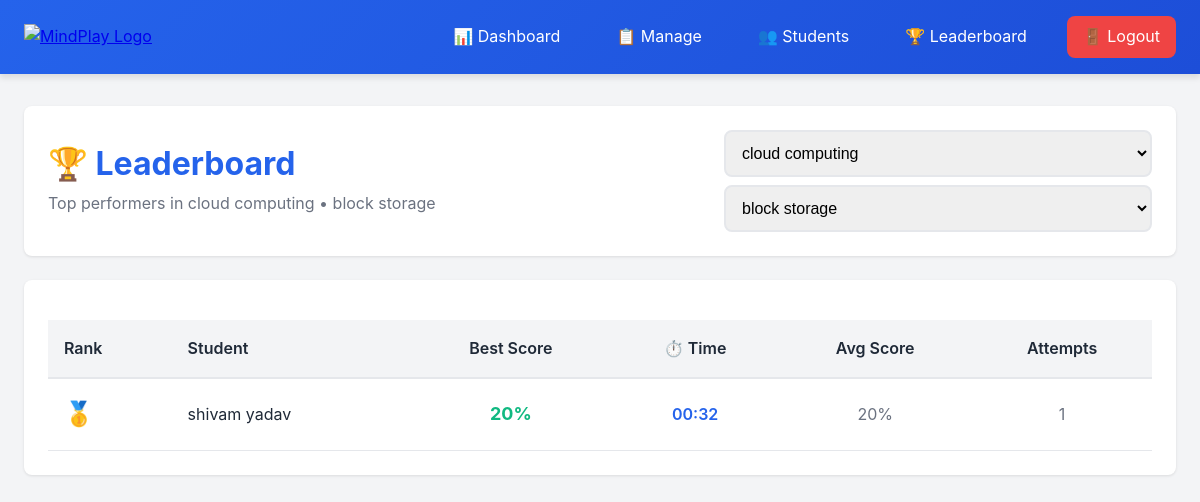
/leaderboard.php (signed in), run on the app's committed database.
### tables this page shows
CREATE TABLE `subjects` (
  `id` int(11) NOT NULL,
  `subject_name` varchar(100) DEFAULT NULL,
  `description` text DEFAULT NULL COMMENT 'Subject description'
);

CREATE TABLE `syllabus` (
  `id` int(11) NOT NULL,
  `subject_id` int(11) DEFAULT NULL,
  `topic` varchar(150) DEFAULT NULL,
  `content` text DEFAULT NULL
);

CREATE TABLE `users` (
  `id` int(11) NOT NULL,
  `name` varchar(100) DEFAULT NULL,
  `email` varchar(100) DEFAULT NULL,
  `password` varchar(255) DEFAULT NULL,
  `role` enum('admin','student') DEFAULT 'student',
  `last_login` timestamp NULL DEFAULT NULL COMMENT 'Last login timestamp',
  `created_at` timestamp NULL DEFAULT current_timestamp() COMMENT 'Account creation timestamp'
);

### session.php (called while the page is built, shortened)
<?php
function currentUserId() {
    return $_SESSION['user_id'] ?? null;
}
function currentUserRole() {
    return $_SESSION['user_role'] ?? null;
}

### leaderboard.php (the view, shortened to what this page needs)
<?php
require_once __DIR__ . '/../config/session.php';
require_once __DIR__ . '/../config/db.php';
$is_admin = (currentUserRole() === 'admin');
$subject_id = isset($_GET['subject_id']) ? intval($_GET['subject_id']) : 0;
$syllabus_id = isset($_GET['syllabus_id']) ? intval($_GET['syllabus_id']) : 0;
$subjects_query = $conn->query("SELECT id, subject_name FROM subjects ORDER BY subject_name");
if($subject_id == 0 && $subjects_query->num_rows > 0){
    $first_subject = $subjects_query->fetch_assoc();
    $subject_id = $first_subject['id'];
    $subjects_query->data_seek(0);
}
$stmt = $conn->prepare("SELECT * FROM subjects WHERE id = ?");
$stmt->bind_param("i", $subject_id);
$stmt->execute();
$subject_result = $stmt->get_result();
$topics = [];
$topic_name = 'No Topic';
if($subject_result->num_rows == 0){
    $subject = ['subject_name' => 'No Subject'];
    $leaderboard_data = [];
} else {
    $subject = $subject_result->fetch_assoc();
    $topics_stmt = $conn->prepare("SELECT id, topic FROM syllabus WHERE subject_id = ? ORDER BY topic");
    $topics_stmt->bind_param("i", $subject_id);
    $topics_stmt->execute();
    $topics_result = $topics_stmt->get_result();
    while($row = $topics_result->fetch_assoc()){
        $topics[] = $row;
    }
    if(count($topics) > 0){
        if($syllabus_id == 0){
            $syllabus_id = $topics[0]['id'];
        }
        foreach($topics as $t){
            if($t['id'] == $syllabus_id){
                $topic_name = $t['topic'];
                break;
            }
        }
        $leaderboard_query = "
            SELECT
                u.id,
                u.name,
                MAX(r.score) as best_score,
                COUNT(r.id) as total_attempts,
                AVG(r.score) as avg_score,
                MIN(CASE WHEN r.score = (SELECT MAX(score) FROM results WHERE user_id = u.id AND syllabus_id = ?)
                         THEN NULLIF(r.time_taken, 0) END) as best_time,
                MAX(r.created_at) as last_attempt
            FROM results r
            JOIN users u ON r.user_id = u.id
            WHERE r.syllabus_id = ? AND u.role = 'student'
            GROUP BY u.id, u.name
            ORDER BY best_score DESC,
                     CASE WHEN MIN(CASE WHEN r.score = (SELECT MAX(score) FROM results WHERE user_id = u.id AND syllabus_id = ?)
                                        THEN NULLIF(r.time_taken, 0) END) IS NULL THEN 1 ELSE 0 END,
                     MIN(CASE WHEN r.score = (SELECT MAX(score) FROM results WHERE user_id = u.id AND syllabus_id = ?)
                         THEN NULLIF(r.time_taken, 0) END) ASC,
                     avg_score DESC
            LIMIT 50
        ";
        $stmt = $conn->prepare($leaderboard_query);
        $stmt->bind_param("iiii", $syllabus_id, $syllabus_id, $syllabus_id, $syllabus_id);
        $stmt->execute();
        $leaderboard_result = $stmt->get_result();
        $leaderboard_data = [];
        while($row = $leaderboard_result->fetch_assoc()){
            $leaderboard_data[] = $row;
        }
    } else {
        $leaderboard_data = [];
    }
}
$user_id = currentUserId();
?>
<!DOCTYPE html>
<html lang="en">
<head>
    <link rel="stylesheet" href="../assets/css/style.css">
</head>
<body>
    <?php
    if($is_admin) {
        include __DIR__ . '/../includes/admin_navbar.php';
    } else {
        include __DIR__ . '/../includes/student_navbar.php';
    }
    ?>
    <div class="container">
            <div class="card fade-in">
                <div class="flex justify-between items-center" style="flex-wrap: wrap; gap: 1.5rem;">
                    <div>
                        <h1 style="font-size: 2rem; font-weight: 700; color: var(--primary); margin-bottom: 0.5rem;">🏆 Leaderboard</h1>
                        <p style="color: var(--gray);">Top performers in <?php echo htmlspecialchars($subject['subject_name']); ?><?php echo $topic_name ? ' • ' . htmlspecialchars($topic_name) : ''; ?></p>
                    </div>
                    <div>
                        <form method="GET" action="leaderboard.php" style="display: flex; gap: 0.5rem; flex-wrap: wrap;">
                            <select name="subject_id" onchange="this.form.submit()" class="form-select" style="min-width: 200px;">
                                <?php while($subj = $subjects_query->fetch_assoc()): ?>
                                    <option value="<?php echo $subj['id']; ?>" <?php echo $subj['id'] == $subject_id ? 'selected' : ''; ?>>
                                        <?php echo htmlspecialchars($subj['subject_name']); ?>
                                    </option>
                                <?php endwhile; ?>
                            </select>
                            <select name="syllabus_id" onchange="this.form.submit()" class="form-select" style="min-width: 220px;" <?php echo count($topics) == 0 ? 'disabled' : ''; ?>>
                                <?php if(count($topics) == 0): ?>
                                    <option value="">No topics available</option>
                                <?php else: ?>
                                    <?php foreach($topics as $topic): ?>
                                        <option value="<?php echo $topic['id']; ?>" <?php echo $topic['id'] == $syllabus_id ? 'selected' : ''; ?>>
                                            <?php echo htmlspecialchars($topic['topic']); ?>
                                        </option>
                                    <?php endforeach; ?>
                                <?php endif; ?>
                            </select>
                        </form>
                    </div>
                </div>
            </div>
            <div class="card fade-in">
                <?php if(count($leaderboard_data) > 0): ?>
                <div class="table-container">
                <table>
                    <thead>
                        <tr>
                            <th>Rank</th>
                            <th>Student</th>
                            <th style="text-align: center;">Best Score</th>
                            <th style="text-align: center;">⏱️ Time</th>
                            <th style="text-align: center;">Avg Score</th>
                            <th style="text-align: center;">Attempts</th>
                        </tr>
                    </thead>
                    <tbody>
                        <?php
                        $rank = 1;
                        foreach($leaderboard_data as $student):
                            $is_current_user = ($student['id'] == $user_id);
                            $row_style = $is_current_user ? "background: #fef3c7; font-weight: 600;" : "";
                            $medal = '';
                            if($rank == 1) $medal = '🥇';
                            else if($rank == 2) $medal = '🥈';
                            else if($rank == 3) $medal = '🥉';
                        ?>
                        <tr <?php if($row_style) echo "style='$row_style'"; ?>>
                            <td style="font-size: 1.5rem;">
                                <?php echo $medal ?: "#{$rank}"; ?>
                            </td>
                            <td>
                                <?php echo htmlspecialchars($student['name']); ?>
                            </td>
                            <td style="text-align: center;">
                                <span style="font-weight: 700; color: var(--secondary); font-size: 1.125rem;">
                                    <?php echo round($student['best_score'], 1); ?>%
                                </span>
                            </td>
                            <td style="text-align: center;">
                                <span style="font-weight: 600; color: var(--primary);">
                                    <?php
                                    if($student['best_time'] && $student['best_time'] > 0) {
                                        $minutes = floor($student['best_time'] / 60);
                                        $seconds = $student['best_time'] % 60;
                                        echo sprintf("%02d:%02d", $minutes, $seconds);
                                    } else {
                                        echo 'N/A';
                                    }
                                    ?>
                                </span>
                            </td>
                            <td style="text-align: center; color: var(--gray);">
                                <?php echo round($student['avg_score'], 1); ?>%
                            </td>
                            <td style="text-align: center; color: var(--gray);">
                                <?php echo $student['total_attempts']; ?>
                            </td>
                        </tr>
                        <?php
                            $rank++;
                        endforeach;
                        ?>
                    </tbody>
                </table>
                </div>
                <?php endif; ?>
            </div>
    </div>
</body>
</html>

### style.css (style rules this page uses)
:root { --primary: #2563eb; --primary-dark: #1d4ed8; --secondary: #10b981; --secondary-dark: #059669; --danger: #ef4444; --danger-dark: #dc2626; --warning: #f59e0b; --info: #3b82f6; --dark: #1f2937; --light: #f3f4f6; --white: #ffffff; --gray: #6b7280; --gray-light: #e5e7eb; --shadow: 0 1px 3px rgba(0, 0, 0, 0.1); --shadow-md: 0 4px 6px rgba(0, 0, 0, 0.1); --shadow-lg: 0 10px 25px rgba(0, 0, 0, 0.15); --radius: 0.5rem; }
* { margin: 0; padding: 0; box-sizing: border-box; }
body { font-family: -apple-system, BlinkMacSystemFont, 'Segoe UI', 'Roboto', 'Oxygen', 'Ubuntu', sans-serif; background-color: var(--light); color: var(--dark); line-height: 1.6; }
h1, h2, h3, h4, h5, h6 { font-weight: 700; line-height: 1.2; margin-bottom: 1rem; }
h1 { font-size: 2.5rem; }
.container { max-width: 1200px; margin: 0 auto; padding: 2rem 1.5rem; }
.card { background: var(--white); border-radius: var(--radius); padding: 1.5rem; box-shadow: var(--shadow); margin-bottom: 1.5rem; }
.form-input, .form-select, .form-textarea { width: 100%; padding: 0.75rem; border: 2px solid var(--gray-light); border-radius: var(--radius); font-size: 1rem; transition: border-color 0.2s; }
.table-container { overflow-x: auto; margin-top: 1rem; }
table { width: 100%; border-collapse: collapse; background: var(--white); }
table thead { background: var(--light); }
table th { padding: 1rem; text-align: left; font-weight: 600; color: var(--dark); border-bottom: 2px solid var(--gray-light); }
table td { padding: 1rem; border-bottom: 1px solid var(--gray-light); }
.flex { display: flex; }
.items-center { align-items: center; }
.justify-between { justify-content: space-between; }
.fade-in { animation: fadeIn 0.5s ease-in; }

### data on the page
subjects: subject_name "cloud computing"
syllabus: topic "block storage"
users: rank "🥇", name "shivam yadav", best_score "20", minutes "00", seconds "32", avg_score "20", total_attempts "1"

### other printed values
form field subject_id "cloud computing"
form field syllabus_id "block storage"
